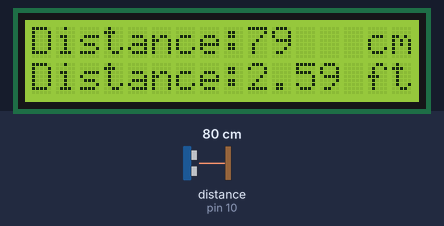
Bench run of a sketch on a simulated Arduino Uno, built with avr-gcc and run on an emulated ATmega328P. Parts: 16×2 character LCD. Wiring (inferred from the names in the program): ultrasonic range finder: trigger pin 9; echo pin 10. The test bench sets the inputs (shaded band); at power-on: distance to the obstacle (sensor on pin 10) 80 cm. The echo pulse lasts 58.3 µs per cm; what the sketch prints to the serial monitor is not drawn.

Above: at 1.2 s.
1.3 s: distance to the obstacle (sensor on pin 10) set to 2 cm
At 2.6 s:
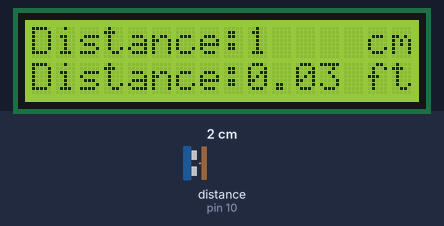
5.4 s: distance to the obstacle (sensor on pin 10) set to 4 cm
At 7.1 s:
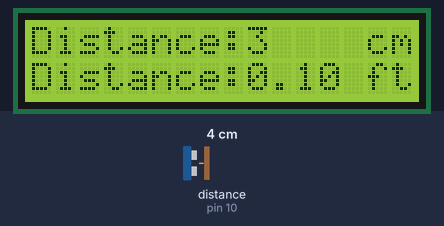
8.8 s: distance to the obstacle (sensor on pin 10) set to 9 cm
At 10.2 s:
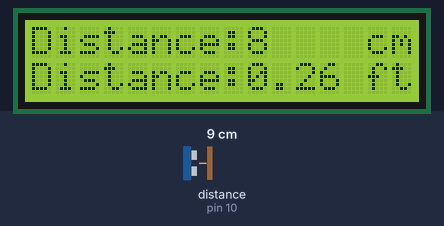
Timing chart, 0 to 11.8 s (numbered marks = the images above; inputs shaded):
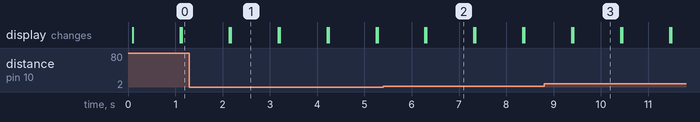

Measured:
- after the input at 1.3 s, the display: first differs from a run without the input after 0.87 s (image 1)
- after the input at 5.4 s, the display: first differs from a run without the input after 0.91 s (image 2)
- after the input at 8.8 s, the display: first differs from a run without the input after 0.61 s (image 3)
- what the display in image 1 shows lasts 1.0 s, from 2.2 s to 3.2 s

The sketch:

Code.ino
```cpp
/*This code shows how to make a distance measuring system using Arduino
*
* Components
* ----------
* Arduino uno, HC-SR04, LCD screen, breadboard, i2c adaptor,9 Volt battery, battery connector and some jumper
* cables
*
**********************************************************************************************************************************************/

#include <Wire.h>
#include <hd44780.h>
#include <hd44780ioClass/hd44780_I2Cexp.h>

hd44780_I2Cexp lcd; // Declaring lcd object

const int columns = 16;  // Declare number of rows and columns on LCD screen
const int rows = 2;

const int trigPin = 9;  // Declaring pins
const int echoPin = 10;
long duration;  // Creating variables
int distance;

void setup() {
  {
    int status;

    pinMode(trigPin, OUTPUT); // Declares trigPin as an output
    pinMode(echoPin, INPUT); // Declares echoPin as an input

    Serial.begin(9600);

    status = lcd.begin(columns, rows);
    if (status) // non zero status means it was unsuccesful
    {
      hd44780::fatalError(status);
    }
  }
}

void loop() {
  digitalWrite(trigPin, LOW);
  delayMicroseconds(2);

  digitalWrite(trigPin, HIGH);  // Turns on the trigPin for 10 micro seconds
  delayMicroseconds(10);
  digitalWrite(trigPin, LOW);

  duration = pulseIn(echoPin, HIGH);  // Reads the echoPin, returns the sound wave travel time in microseconds

  distance = duration * 0.0343 / 2;  // Calculating the distance

  lcd.setCursor(0, 0);
  lcd.print("Distance:");
  lcd.setCursor(9, 0);
  lcd.print(distance);
  lcd.setCursor(14, 0);
  lcd.print("cm");

  lcd.setCursor(0, 1);
  lcd.print("Distance:");
  lcd.setCursor(9, 1);
  lcd.print(distance * 0.0328084);
  lcd.setCursor(14, 1);
  lcd.print("ft");
  delay(1000);
  lcd.clear();

  Serial.println(distance);
}
```
